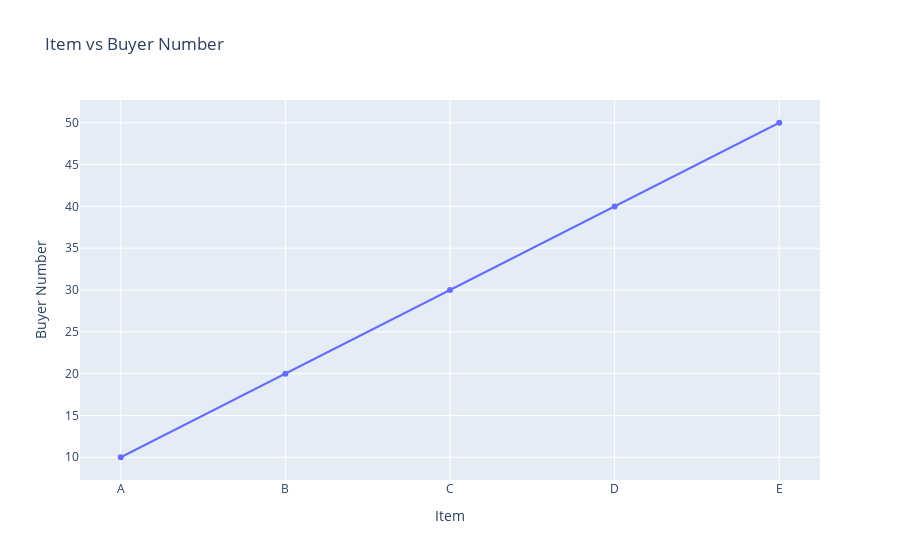

This figure's notebook cell:
### Code cell
import plotly.express as px
fig = px.line(final_df_new, x='Item', y='Buyer Number', markers=True, title='Item vs Buyer Number')

# Show the figure
fig.show()

### Figure 1 — Plotly figure (JSON) as saved in the notebook; plotly's stock layout.template omitted (floating-point values rounded to 4 significant figures)
{"data": [{"hovertemplate": "Item=%{x}<br>Buyer Number=%{y}<extra></extra>", "legendgroup": "", "line": {"color": "#636efa", "dash": "solid"}, "marker": {"symbol": "circle"}, "mode": "lines+markers", "name": "", "orientation": "v", "showlegend": false, "type": "scatter", "x": ["A", "B", "C", "D", "E"], "xaxis": "x", "y": [10, 20, 30, 40, 50], "yaxis": "y"}], "layout": {"legend": {"tracegroupgap": 0}, "title": {"text": "Item vs Buyer Number"}, "xaxis": {"anchor": "y", "domain": [0, 1], "title": {"text": "Item"}}, "yaxis": {"anchor": "x", "domain": [0, 1], "title": {"text": "Buyer Number"}}}}
